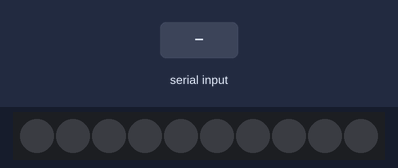
The sketch below on a simulated Arduino Uno, built with avr-gcc and run on an emulated ATmega328P. On the bench: 10 RGB LEDs in strip order, left to right. Inputs (shaded band) come from the test bench. Dim RGB values are drawn brighter than linear; what the sketch prints to the serial monitor is not drawn.

Above: at 1.2 s.
1.3 s: "90,45\n" received over Serial
At 2.1 s:
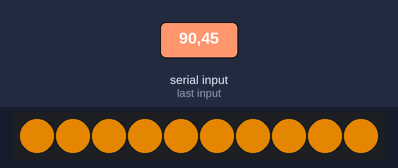
2.8 s: "5\n" received over Serial
At 3.1 s:
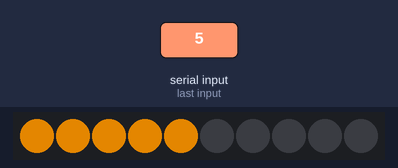
4.3 s: "30,150\n" received over Serial
At 5.6 s:
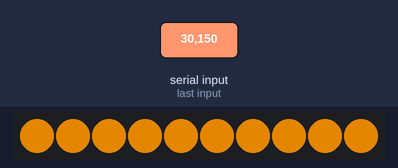
Timing chart, 0 to 7.3 s (numbered marks = the images above; inputs shaded):
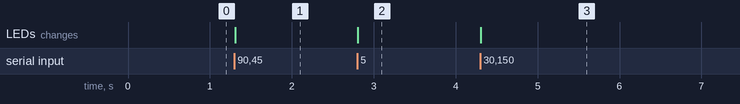

The sketch:

LEDsByNumber.ino
```cpp
#include <Adafruit_NeoPixel.h>

Adafruit_NeoPixel strip = Adafruit_NeoPixel(10, 6, NEO_GRB + NEO_KHZ800);
void setup()
{
  Serial.begin(9600);
  Serial.println("Your in!");

  strip.begin();
}

void loop()
{
  if(Serial.available())
  {
    String command = Serial.readStringUntil('\n');
    int count = command.toInt();
    strip.clear();
    for(int i=0;i<count;i++)
    {
      strip.setPixelColor(i, strip.Color(170, 100, 0));
    }
    strip.show();
  }

}
```

Measured:
- after the input at 1.3 s, the LEDs: change at once (image 1)
- after the input at 2.8 s, the LEDs: change at once (image 2)
- after the input at 4.3 s, the LEDs: change at once (image 3)
